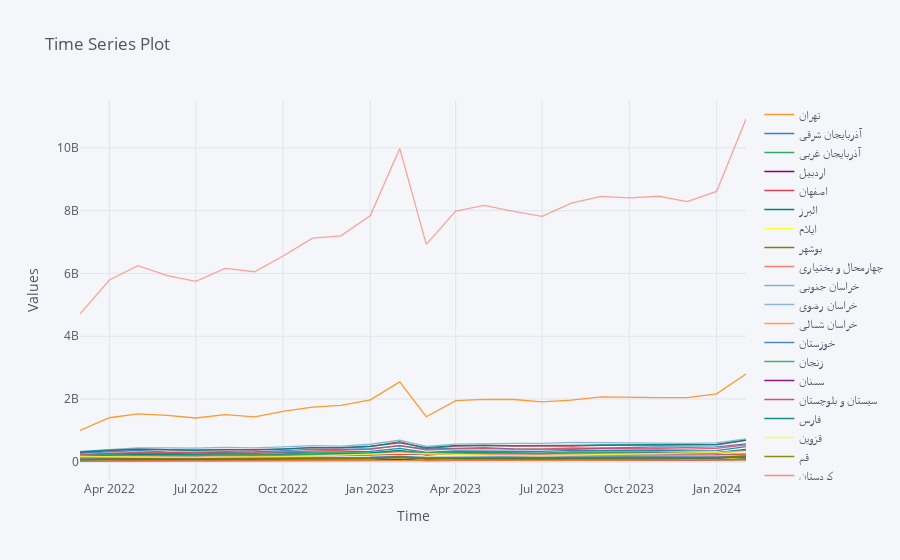

The notebook cell saved with this chart:
### Markdown cell above
## 1. Data visualization 📊

### Code cell
df_last.iplot(
    kind='line',  
    xTitle='Time',  
    yTitle='Values', 
    title='Time Series Plot', 
    legend=True,  
    asFigure=False  
)
